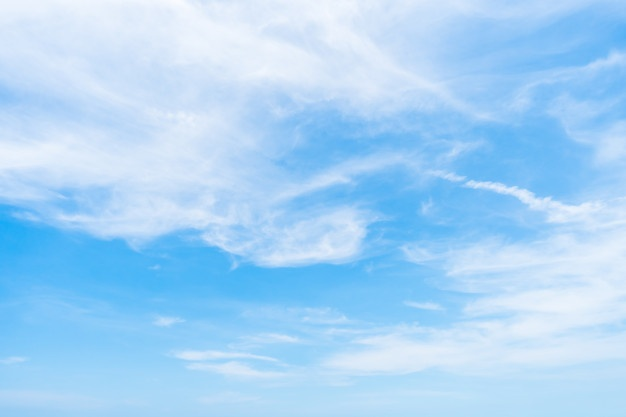
#> input picture img1.jpg, 626 x 417 px
$ python converter.py img1.jpg
#> lines starting #> are read from the running program, lines starting #| are printed output that depends on the picture
import argparse
from PIL import Image

parser=argparse.ArgumentParser(description="convert a picture into a ascii char text")
parser.add_argument("file",help="the name of the file")
parser.add_argument("--width",type=int,default=100,help="set width, default=100 pixels")
parser.add_argument("--height",type=int,default=50,help="set height, default=50 pixels")
parser.add_argument("--OutputName",default="asciiresult",help="the output txt name")

args=parser.parse_args()
IMG=args.file

im=Image.open(IMG)
#> im is the input picture: PIL image 626x417 RGB; mean R, G, B 168.1, 212.2, 247.6

WIDTH=args.width
HEIGHT=args.height

im = im.resize((WIDTH, HEIGHT))
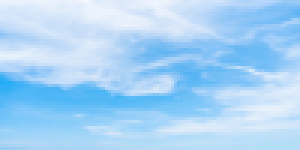
#> im: PIL image 100x50 RGB (shown 3 times larger); mean R, G, B 168.1, 212.2, 247.6

grey=im.convert(mode="L")
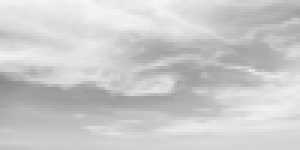
#> grey: PIL image 100x50 L (shown 3 times larger); min 139, max 247, mean 203

def getChar(greyV,CharList):
    x=int(greyV/256*len(CharList))
    return CharList[x]

ascii_char = list("$@B%8&WM#*oahkbdpqwmZO0QLCJUYXzcvunxrjft/\|()1{}[]?-_+~<>i!lI;:,\"^`'. ")


text=""
for y in range(HEIGHT):
    for x in range(WIDTH):
        char=getChar(grey.getpixel((x,y)),ascii_char)
        text+=char
    text+="\n"

Outname=args.OutputName

with open("{}.txt".format(Outname),"w") as f:
    f.write(text)
